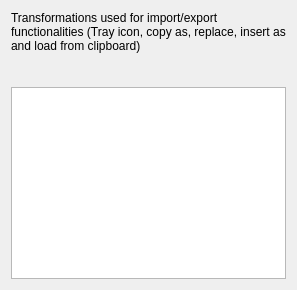
        <widget class="QWidget" name="ImportExportPage">
         <layout class="QVBoxLayout" name="verticalLayout_12">
          <item>
           <widget class="QLabel" name="importExportlabel">
            <property name="text">
             <string>Transformations used for import/export functionalities (Tray icon, copy as, replace, insert as and load from clipboard)</string>
            </property>
            <property name="wordWrap">
             <bool>true</bool>
            </property>
           </widget>
          </item>
          <item>
           <widget class="QWidget" name="widget" native="true">
            <layout class="QHBoxLayout" name="horizontalLayout_2">
             <property name="spacing">
              <number>0</number>
             </property>
             <property name="leftMargin">
              <number>0</number>
             </property>
             <property name="topMargin">
              <number>0</number>
             </property>
             <property name="rightMargin">
              <number>0</number>
             </property>
             <property name="bottomMargin">
              <number>0</number>
             </property>
             <item>
              <widget class="QPushButton" name="addImportExportPushButton">
               <property name="sizePolicy">
                <sizepolicy hsizetype="Maximum" vsizetype="Fixed">
                 <horstretch>0</horstretch>
                 <verstretch>0</verstretch>
                </sizepolicy>
               </property>
               <property name="maximumSize">
                <size>
                 <width>25</width>
                 <height>16777215</height>
                </size>
               </property>
               <property name="text">
                <string/>
               </property>
               <property name="icon">
                <iconset resource="gui_res.qrc">
                 <normaloff>:/Images/icons/dialog-more.png</normaloff>:/Images/icons/dialog-more.png</iconset>
               </property>
               <property name="flat">
                <bool>true</bool>
               </property>
              </widget>
             </item>
             <item>
              <spacer name="horizontalSpacer">
               <property name="orientation">
                <enum>Qt::Horizontal</enum>
               </property>
               <property name="sizeHint" stdset="0">
                <size>
                 <width>40</width>
                 <height>20</height>
                </size>
               </property>
              </spacer>
             </item>
             <item>
              <widget class="QPushButton" name="resetIEFuncsPushButton">
               <property name="sizePolicy">
                <sizepolicy hsizetype="Maximum" vsizetype="Fixed">
                 <horstretch>0</horstretch>
                 <verstretch>0</verstretch>
                </sizepolicy>
               </property>
               <property name="maximumSize">
                <size>
                 <width>25</width>
                 <height>16777215</height>
                </size>
               </property>
               <property name="toolTip">
                <string>Reset to defaults</string>
               </property>
               <property name="text">
                <string/>
               </property>
               <property name="icon">
                <iconset resource="gui_res.qrc">
                 <normaloff>:/Images/icons/view-refresh.png</normaloff>:/Images/icons/view-refresh.png</iconset>
               </property>
               <property name="flat">
                <bool>true</bool>
               </property>
              </widget>
             </item>
            </layout>
           </widget>
          </item>
          <item>
           <widget class="QListWidget" name="importExportListWidget"/>
          </item>
         </layout>
        </widget>
